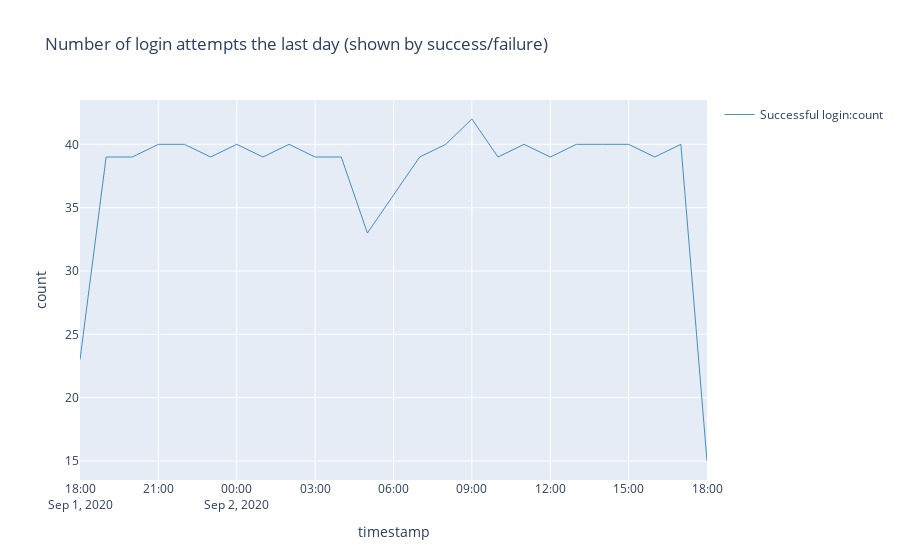

Notebook source saved alongside this figure:
### Code cell
%%kql
let _aadTenantId = aadTenantId;
let _environmentName = environmentName;
traces
| where 1==1 
    and customDimensions.aadTenantId == _aadTenantId
    and customDimensions.environmentName == _environmentName
    and customDimensions.eventId in ('RT0001', 'RT0002', 'RT0004')
    and timestamp > ago(1d)
| extend attemptType = case(
    customDimensions.eventId == 'RT0001', 'Failure before open company' ,
    customDimensions.eventId == 'RT0002', 'Failure in open company trigger' ,
    customDimensions.eventId == 'RT0004', 'Successful login' , 
    'Unknown reason'
)
| summarize count=count() by attemptType, bin(timestamp, 1h)
| render timechart title= 'Number of login attempts the last day (shown by success/failure)'

### Figure 1 — Plotly figure (JSON) as saved in the notebook; plotly's stock layout.template omitted (floating-point values rounded to 4 significant figures)
{"data": [{"line": {"color": "rgb(31, 118, 179)", "width": 1}, "name": "Successful login:count", "opacity": 0.8, "type": "scatter", "x": ["2020-09-01T18:00:00+00:00", "2020-09-01T19:00:00+00:00", "2020-09-01T20:00:00+00:00", "2020-09-01T21:00:00+00:00", "2020-09-01T22:00:00+00:00", "2020-09-01T23:00:00+00:00", "2020-09-02T00:00:00+00:00", "2020-09-02T01:00:00+00:00", "2020-09-02T02:00:00+00:00", "2020-09-02T03:00:00+00:00", "2020-09-02T04:00:00+00:00", "2020-09-02T05:00:00+00:00", "2020-09-02T06:00:00+00:00", "2020-09-02T07:00:00+00:00", "2020-09-02T08:00:00+00:00", "2020-09-02T09:00:00+00:00", "2020-09-02T10:00:00+00:00", "2020-09-02T11:00:00+00:00", "2020-09-02T12:00:00+00:00", "2020-09-02T13:00:00+00:00", "2020-09-02T14:00:00+00:00", "2020-09-02T15:00:00+00:00", "2020-09-02T16:00:00+00:00", "2020-09-02T17:00:00+00:00", "2020-09-02T18:00:00+00:00"], "y": [23, 39, 39, 40, 40, 39, 40, 39, 40, 39, 39, 33, 36, 39, 40, 42, 39, 40, 39, 40, 40, 40, 39, 40, 15]}], "layout": {"showlegend": true, "title": {"text": "Number of login attempts the last day (shown by success/failure)"}, "xaxis": {"autorange": true, "title": {"text": "timestamp"}, "type": "date"}, "yaxis": {"ticksuffix": "", "title": {"text": "count"}, "type": "linear"}}}
